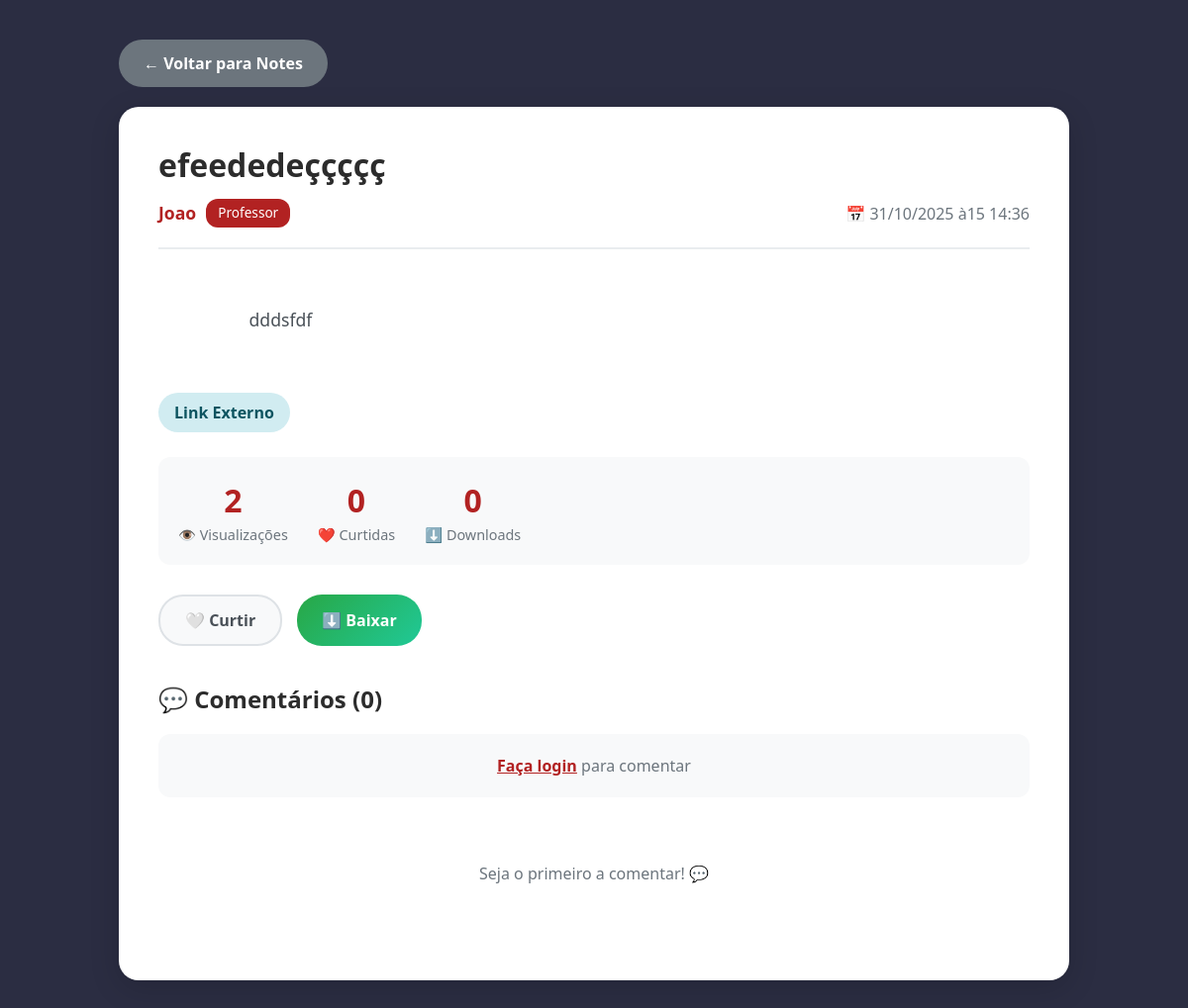
/notes/6/, run on an earlier commit of the app's database.
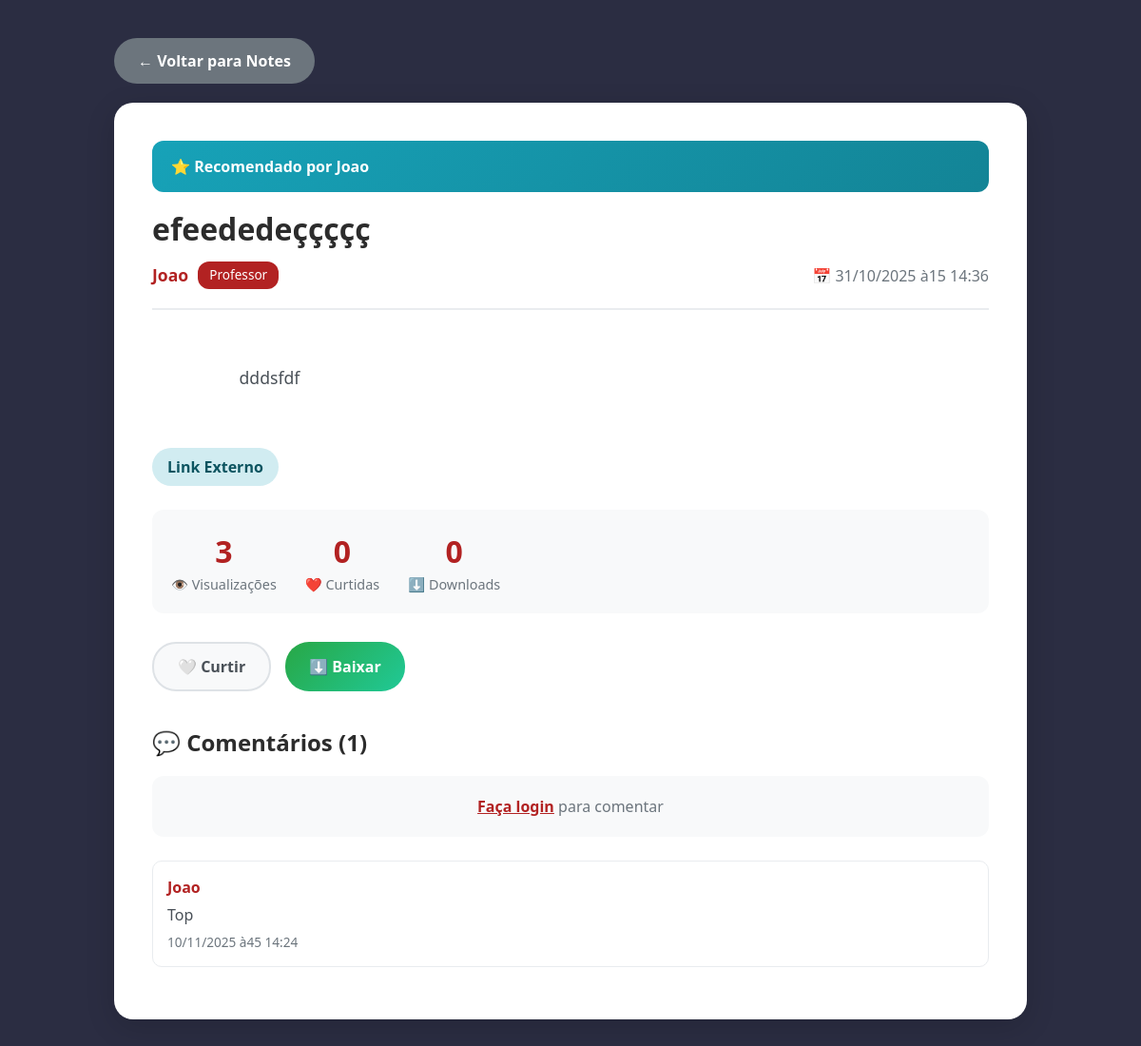
And on a later commit of the database.
### notes/models.py (models this page shows, shortened)
class Note(models.Model):
    FILE_TYPES = [
        ('DOC', 'Documento Word'),
        ('PDF', 'PDF'),
        ('PPT', 'Apresentação'),
        ('LINK', 'Link Externo'),
    ]
    author = models.ForeignKey(User, on_delete=models.CASCADE, related_name='notes', verbose_name='Autor')
    title = models.CharField(max_length=50, verbose_name='Título')  # Limite reduzido para 50
    description = models.TextField(max_length=400, blank=True, verbose_name='Descrição')  # Limite 400
    file_type = models.CharField(max_length=10, choices=FILE_TYPES, verbose_name='Tipo')
    file = models.FileField(
        upload_to='notes_files/',
        null=True,
        blank=True,
        validators=[validate_file_size, validate_file_extension],
        verbose_name='Arquivo'
    )
    link = models.URLField(null=True, blank=True, verbose_name='Link')
    subject = models.CharField(max_length=60, null=True, blank=True, verbose_name='Matéria')
    is_recommended = models.BooleanField(default=False, verbose_name='Recomendado')
    created_at = models.DateTimeField(default=timezone.now, verbose_name='Criado em')
    views = models.PositiveIntegerField(default=0, db_index=True, verbose_name='Visualizações')
    likes = models.PositiveIntegerField(default=0, db_index=True, verbose_name='Curtidas')
    downloads = models.PositiveIntegerField(default=0, db_index=True, verbose_name='Downloads')
    class Meta:
        ordering = ['-is_recommended', '-likes', '-views', '-downloads', '-created_at']
        verbose_name = 'Note'
        verbose_name_plural = 'Notes'
        indexes = [
            models.Index(fields=['-likes', '-views']),
            models.Index(fields=['subject']),
            models.Index(fields=['-created_at']),
        ]

class NoteRecommendation(models.Model):
    note = models.ForeignKey(Note, on_delete=models.CASCADE, related_name='recommendations', verbose_name='Note')
    teacher = models.ForeignKey(User, on_delete=models.CASCADE, limit_choices_to={'user_type': 'professor'}, verbose_name='Professor')
    recommended_at = models.DateTimeField(auto_now_add=True, verbose_name='Recomendado em')
    class Meta:
        unique_together = ('note', 'teacher')
        verbose_name = 'Recomendação'
        verbose_name_plural = 'Recomendações'
        ordering = ['-recommended_at']

class Comment(models.Model):
    note = models.ForeignKey(Note, on_delete=models.CASCADE, related_name='comments', verbose_name='Note')
    author = models.ForeignKey(User, on_delete=models.CASCADE, verbose_name='Autor')
    text = models.CharField(max_length=400, verbose_name='Comentário')
    created_at = models.DateTimeField(auto_now_add=True, verbose_name='Criado em')
    class Meta:
        ordering = ['created_at']
        verbose_name = 'Comentário'
        verbose_name_plural = 'Comentários'

### accounts/models.py (models this page shows, shortened)
class User(AbstractUser):
    USER_TYPE_CHOICES = (
        ('admin', 'Administrador'),
        ('professor', 'Professor'),
        ('estudante', 'Estudante'),
    )
    user_type = models.CharField(
        max_length=20,
        choices=USER_TYPE_CHOICES,
        default='estudante',
        verbose_name='Tipo de Usuário'
    )
    matricula = models.CharField(max_length=20, blank=True, null=True, verbose_name='Matrícula')
    telefone = models.CharField(max_length=15, blank=True, null=True, verbose_name='Telefone')
    class Meta:
        verbose_name = 'Usuário'
        verbose_name_plural = 'Usuários'

### notes/views.py (the view, shortened to what this page needs)
# urls.py: path('<int:pk>/', views.note_detail, name='detail'),
def note_detail(request, pk):
    note = get_object_or_404(Note.objects.select_related('author'), pk=pk)
    if request.user.is_authenticated:
        view_created = NoteView.objects.get_or_create(note=note, user=request.user)
        if view_created[1]:  # [1] é o boolean 'created'
            Note.objects.filter(pk=pk).update(views=F('views') + 1)
            note.refresh_from_db(fields=['views'])
    user_liked = False
    if request.user.is_authenticated:
        user_liked = NoteLike.objects.filter(note=note, user=request.user).exists()
    recommendations = NoteRecommendation.objects.filter(note=note).select_related('teacher')
    primary_recommendation = None
    other_recommendations_count = 0
    if recommendations.exists():
        if note.subject:
            same_subject_recs = [r for r in recommendations if hasattr(r.teacher, 'teacher_subjects') and note.subject in r.teacher.teacher_subjects]
            if same_subject_recs:
                primary_recommendation = same_subject_recs[0]
                other_recommendations_count = len(recommendations) - 1
            else:
                primary_recommendation = recommendations[0]
                other_recommendations_count = len(recommendations) - 1
        else:
            primary_recommendation = recommendations[0]
            other_recommendations_count = len(recommendations) - 1
    auto_recommend_reason = None
    is_author_teacher = note.author.user_type == 'professor' or note.author.is_staff
    can_recommend = request.user.is_authenticated and (request.user.user_type == 'professor' or request.user.is_staff)
    user_has_recommended = False
    if can_recommend:
        user_has_recommended = NoteRecommendation.objects.filter(note=note, teacher=request.user).exists()
    comments = note.comments.select_related('author').all()
    context = {
        'note': note,
        'comments': comments,
        'user_liked': user_liked,
        'is_author_teacher': is_author_teacher,
        'can_recommend': can_recommend,
        'user_has_recommended': user_has_recommended,
        'primary_recommendation': primary_recommendation,
        'other_recommendations_count': other_recommendations_count,
        'all_recommendations': recommendations,
        'auto_recommend_reason': auto_recommend_reason,
    }
    return render(request, 'notes/note_detail.html', context)

### notes/templates/notes/note_detail.html (shortened to what the changed rows need)
<!DOCTYPE html>
<html lang="pt-br">
<head>
    {% load static %}
    <link href="https://cdn.jsdelivr.net/npm/bootstrap@5.3.0/dist/css/bootstrap.min.css" rel="stylesheet">
</head>
<body>
    <div class="container">
        <div class="note-detail-card">
            {% if note.is_recommended %}
                {% if primary_recommendation %}
                    <div class="recommendation-banner">
                        <div>
                            <div class="recommendation-text">
                                ⭐ Recomendado por {{ primary_recommendation.teacher.username }}
                            </div>
                        </div>
                    </div>
                {% endif %}
            {% endif %}
            <div class="note-header">
                <h1 class="note-title">{{ note.title }}</h1>
                <div class="note-meta">
                    <div class="author-info">
                        <span class="author-name">{{ note.author.username }}</span>
                        {% if is_author_teacher %}
                            <span class="badge-professor">Professor</span>
                        {% endif %}
                    </div>
                    <div style="color: #6c757d;">
                        📅 {{ note.created_at|date:"d/m/Y às H:i" }}
                    </div>
                </div>
            </div>
            {% if note.description %}
                <div class="note-description">
                    {{ note.description }}
                </div>
            {% endif %}
            <div class="note-badges">
                <span class="badge-type">{{ note.get_file_type_display }}</span>
            </div>
            <div class="metrics">
                <div class="metric-item">
                    <div class="metric-number">{{ note.views }}</div>
                    <div class="metric-label">👁️ Visualizações</div>
                </div>
                <div class="metric-item">
                    <div class="metric-number" id="likesCount">{{ note.likes }}</div>
                    <div class="metric-label">❤️ Curtidas</div>
                </div>
                <div class="metric-item">
                    <div class="metric-number">{{ note.downloads }}</div>
                    <div class="metric-label">⬇️ Downloads</div>
                </div>
            </div>
            <div class="action-buttons">
                {% if user.is_authenticated %}
                    <button class="btn-action btn-like {% if user_liked %}liked{% endif %}" id="likeBtn" onclick="toggleLike()">
                        <span id="likeIcon">{% if user_liked %}❤️{% else %}🤍{% endif %}</span>
                        <span id="likeText">{% if user_liked %}Descurtir{% else %}Curtir{% endif %}</span>
                    </button>
                    {% if note.file %}
                        <a href="{% url 'notes:download' note.pk %}" class="btn-action btn-download">
                            ⬇️ Baixar Arquivo
                        </a>
                    {% elif note.link %}
                        <a href="{{ note.link }}" target="_blank" class="btn-action btn-download">
                            🔗 Acessar Link
                        </a>
                    {% endif %}
                    {% if can_recommend %}
                        <button class="btn-action btn-recommend {% if user_has_recommended %}active{% endif %}"
                                id="recommendBtn" onclick="toggleRecommend()">
                            <span id="recommendIcon">{% if user_has_recommended %}✅{% else %}⭐{% endif %}</span>
                            <span id="recommendText">{% if user_has_recommended %}Remover Recomendação{% else %}Recomendar{% endif %}</span>
                        </button>
                    {% endif %}
                {% else %}
                    <button class="btn-action btn-like" data-bs-toggle="modal" data-bs-target="#loginRequiredModal">
                    </button>
                    <button class="btn-action btn-download" data-bs-toggle="modal" data-bs-target="#loginRequiredModal">
                    </button>
                {% endif %}
            </div>
            <div class="comments-section">
                <h2 class="comments-header">💬 Comentários ({{ comments.count }})</h2>
                {% if user.is_authenticated %}
                    <form method="POST" class="comment-form" id="commentForm">
                        {% csrf_token %}
                        <textarea name="text" class="comment-input" rows="3"
                                  placeholder="Escreva seu comentário (máx 400 caracteres)..."
                                  maxlength="400" id="commentInput" required></textarea>
                        <div style="text-align: right; margin-top: 5px;">
                            <small style="color: #6c757d;" id="commentCount">0/400</small>
                        </div>
                        <button type="submit" class="btn-comment">Comentar</button>
                    </form>
                {% else %}
                    <div class="comment-form">
                        <p style="text-align: center; color: #6c757d; margin: 0;">
                        </p>
                    </div>
                {% endif %}
                <div id="commentsList">
                    {% for comment in comments %}
                        <div class="comment-item">
                            <div class="comment-author">{{ comment.author.username }}</div>
                            <div class="comment-text">{{ comment.text }}</div>
                            <div class="comment-date">{{ comment.created_at|date:"d/m/Y às H:i" }}</div>
                        </div>
                    {% empty %}
                        <p style="text-align: center; color: #6c757d; padding: 40px;">
                            Seja o primeiro a comentar! 💬
                        </p>
                    {% endfor %}
                </div>
            </div>
        </div>
    </div>
</body>
</html>

What changed in the data, as far as the page shows it:
added NoteRecommendation: teacher.username "Joao"
changed Note "efeededeççççç": is_recommended False → True (drawn); views "2" → "3"
added Comment: author.username "Joao", text "Top", created_at "10/11/2025 à45 14:24"
Also different on the page:
{{ comments.count }}: "0" → "1"
text no longer shown: "Seja o primeiro a comentar! 💬"
text now shown: "⭐ Recomendado por"
